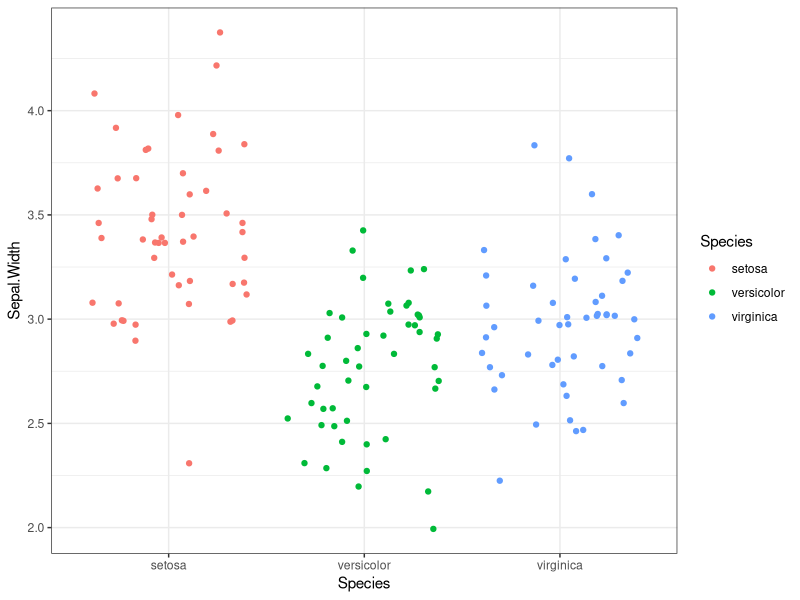
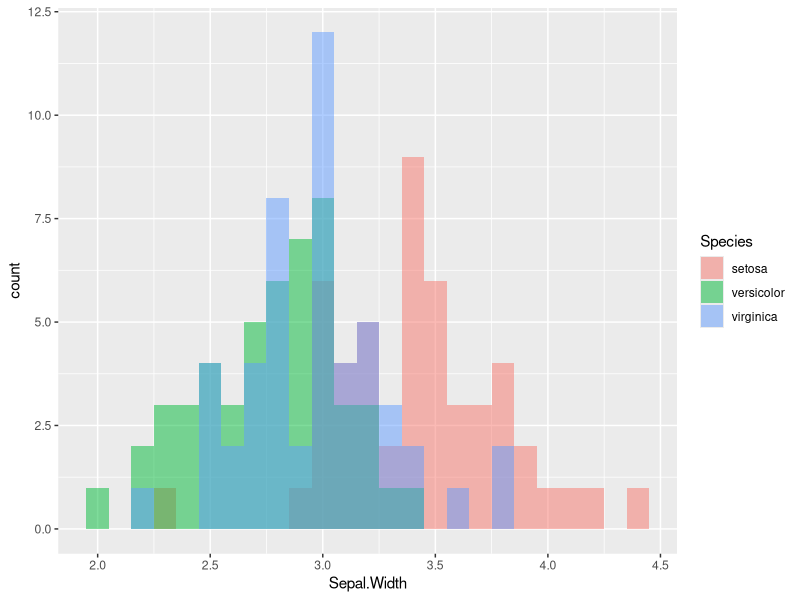

The R script that drew these images, in order:
## ---- chunk 1
library(ggplot2)
## ---- chunk 2
ggplot(iris, aes( x = Species, y=Sepal.Width)) + geom_jitter(aes(col = Species)) + theme_bw()
## ---- chunk 3
ggplot(iris, aes(x = Sepal.Width, fill = Species)) +
  ## bin width determines how course the histogram is
  ## the alpha determines the transparency of the bars
  ## position allows you to determine what kind of histogram you plot (e.g. stacked vs overlapping). try changing to position="stack"
  geom_histogram(binwidth = .1, alpha = .5, position="identity")

## ---- chunk 4
##fit a glm()
mod_iris <- glm(Sepal.Width ~ Species,
            ##specify the data
            data = iris,
            ##specify the error structure
            family = "gaussian")
